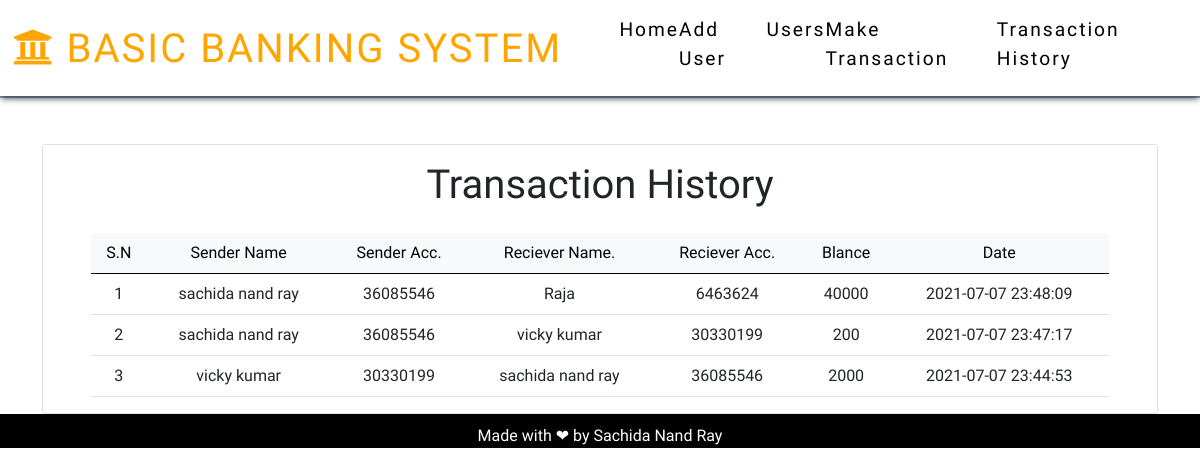
Screenshot of /transHistory.php with the database file from the repository.
### tables this page shows
CREATE TABLE `transactions` (
  `id` int(11) NOT NULL,
  `sender_name` varchar(120) NOT NULL,
  `sender_account` varchar(120) NOT NULL,
  `reciever_name` varchar(120) NOT NULL,
  `reciever_account` varchar(120) NOT NULL,
  `Balance` float NOT NULL,
  `trans_date` datetime NOT NULL DEFAULT current_timestamp()
);

### transHistory.php (the view, shortened to what this page needs)
<?php
 include 'include/header.php';
?>
<div class="container text-center mt-5">
 <div class="card px-5">
     <h1 class="py-3">Transaction History</h1>
<table class="table">
  <thead class="table-light">
    <tr>
        <td>S.N</td>
        <td>Sender Name</td>
        <td>Sender Acc.</td>
        <td>Reciever Name.</td>
        <td>Reciever Acc.</td>
        <td>Blance</td>
        <td>Date</td>
    </tr>
  </thead>
  <tbody>
  <?php
     include 'include/config.php';
     $sql = mysqli_query($conn,"SELECT * FROM  transactions order by id desc");
     $i = 1;
     if(mysqli_num_rows($sql) > 0){
             while($row = mysqli_fetch_array($sql)){
            ?>
                <tr>
                    <td><?php echo $i++; ?></td>
                    <td><?php echo $row['sender_name']; ?></td>
                    <td><?php echo $row['sender_account']; ?></td>
                    <td><?php echo $row['reciever_name']; ?></td>
                    <td><?php echo $row['reciever_account']; ?></td>
                    <td><?php echo $row['Balance']; ?></td>
                    <td><?php echo $row['trans_date']; ?></td>
                </tr>
            <?php
       }
     }else{
              ?>
               <tr>
                 <td><h1>No Data Found!</h1></td>
               </tr>
            <?php
       }
  ?>
  </tbody>
</table>
 </div>
</div>
<?php include 'include/footer.php'; ?>

### css/style.css (style rules this page uses)
body { padding: 0; margin: 0; box-sizing: border-box; font-family: 'Balsamiq Sans', cursive; }

### rows the page displays
transactions: sender_name "sachida nand ray", sender_account "36085546", reciever_name "Raja", reciever_account "6463624", Balance "40000", trans_date "2021-07-07 23:48:09"
transactions: sender_name "sachida nand ray", sender_account "36085546", reciever_name "vicky kumar", reciever_account "30330199", Balance "200", trans_date "2021-07-07 23:47:17"
transactions: sender_name "vicky kumar", sender_account "30330199", reciever_name "sachida nand ray", reciever_account "36085546", Balance "2000", trans_date "2021-07-07 23:44:53"
